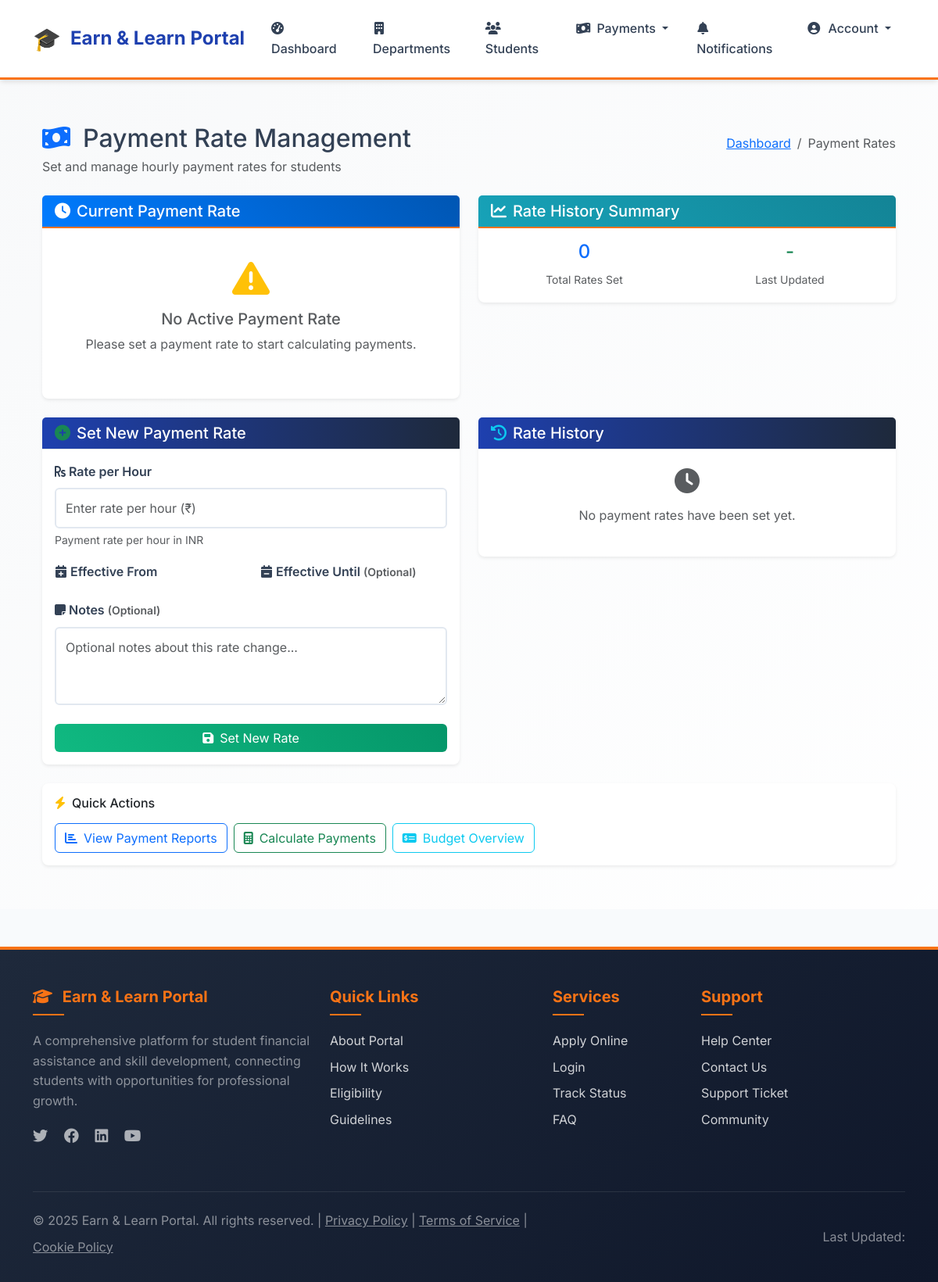
The page /scheme/payments/rates/ (signed in) on the database as committed earlier.
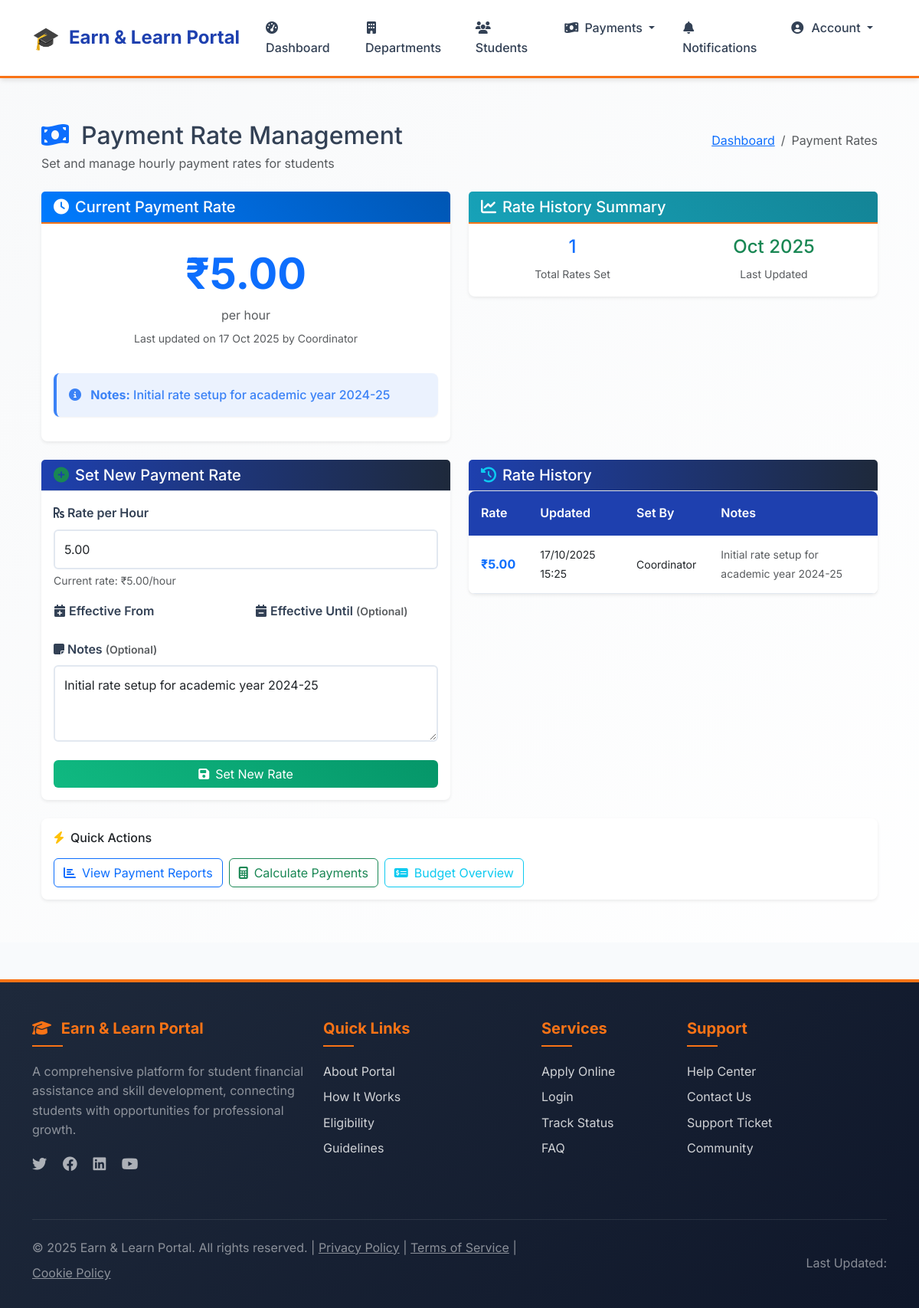
The same page on the database as committed later.
### scheme/models.py (models this page shows, shortened)
class PaymentRate(models.Model):
    rate_per_hour = models.DecimalField(
        max_digits=8,
        decimal_places=2,
        validators=[MinValueValidator(Decimal('0.01'))],
        help_text="Payment rate per hour in INR"
    )
    set_by = models.ForeignKey(
        settings.AUTH_USER_MODEL,
        on_delete=models.SET_NULL,
        null=True,
        limit_choices_to={'role': 'el_coordinator'},
        related_name='payment_rates_set'
    )
    created_at = models.DateTimeField(auto_now_add=True)
    updated_at = models.DateTimeField(auto_now=True)
    notes = models.TextField(blank=True, null=True, help_text="Optional notes about this rate change")
    class Meta:
        ordering = ['-updated_at']
        verbose_name = "Payment Rate"
        verbose_name_plural = "Payment Rate"
    @classmethod
    def get_current_rate(cls):
        try:
            return cls.objects.first()
        except cls.DoesNotExist:
            return None

### users/models.py (models this page shows, shortened)
class User(AbstractUser):
    ROLE_CHOICES = [
        ('student', 'Student'),
        ('department_encharge', 'Department Encharge'),
        ('el_coordinator', 'E & L Coordinator'),
        ('admin', 'Admin'),
    ]
    role = models.CharField(max_length=20, choices=ROLE_CHOICES, default='student')
    is_registered = models.BooleanField(default=False)
    groups = models.ManyToManyField(Group, related_name="custom_user_groups", blank=True)
    user_permissions = models.ManyToManyField(Permission, related_name="custom_user_permissions", blank=True)
    def get_full_name(self):
        if self.role == 'student':
            scheme_app = self.get_scheme_application()
            if scheme_app:
                middle_name = f" {scheme_app.middle_name}" if scheme_app.middle_name else ""
                return f"{scheme_app.first_name}{middle_name} {scheme_app.last_name}".strip()
        return super().get_full_name() or self.username

### users/decorators.py (the view)
        def wrapper(request, *args, **kwargs):
            if request.user.is_authenticated and hasattr(request.user, 'role'):
                if isinstance(required_role, list):
                    if request.user.role in required_role:
                        return view_func(request, *args, **kwargs)
                else:
                    if request.user.role == required_role:
                        return view_func(request, *args, **kwargs)
                return HttpResponseForbidden("You are not authorized to access this page.")
            return HttpResponseForbidden("You are not authorized to access this page.")

### scheme/forms.py
class PaymentRateForm(forms.ModelForm):
    class Meta:
        model = PaymentRate
        fields = ['rate_per_hour', 'notes']
        widgets = {
            'rate_per_hour': forms.NumberInput(attrs={
                'class': 'form-control',
                'step': '0.01',
                'min': '0.01',
                'placeholder': 'Enter rate per hour (₹)'
            }),
            'notes': forms.Textarea(attrs={
                'class': 'form-control',
                'rows': 3,
                'placeholder': 'Optional notes about this rate change...'
            })
        }
    def __init__(self, *args, **kwargs):
        super().__init__(*args, **kwargs)
        if self.instance and self.instance.pk:
            self.fields['rate_per_hour'].help_text = f"Current rate: ₹{self.instance.rate_per_hour}/hour"
        self.fields['rate_per_hour'].required = True
        self.fields['notes'].required = False

### notifications/context_processors.py (called while the page is built)
def unread_notifications_count(request):
    if request.user.is_authenticated:
        count = Notification.objects.filter(user=request.user, is_read=False).count()
    else:
        count = 0
    return {'unread_notifications_count': count}

### templates/scheme/payment_rate_management.html (shortened to what the changed rows need)
{% extends "base.html" %}
{% load static %}
{% block content %}
<div class="container-fluid py-4">
    <div class="row">
        <div class="col-12">
            <div class="page-header mb-4">
                <div class="d-flex justify-content-between align-items-center">
                    <div>
                        <h2 class="page-title mb-1">
                            <i class="fas fa-money-bill-wave text-primary me-3"></i>Payment Rate Management
                        </h2>
                    </div>
                </div>
            </div>
        </div>
    </div>
    <div class="row mb-4">
        <div class="col-md-6">
            <div class="card border-0 shadow-sm">
                <div class="card-body">
                    {% if current_rate %}
                        <div class="text-center py-3">
                            <h1 class="display-4 text-primary mb-2">₹{{ current_rate.rate_per_hour }}</h1>
                            <p class="text-muted mb-1">per hour</p>
                            <small class="text-muted">
                                Last updated on {{ current_rate.updated_at|date:"d M Y" }}
                                by {{ current_rate.set_by.get_full_name|default:current_rate.set_by.username }}
                            </small>
                        </div>
                        {% if current_rate.notes %}
                            <div class="alert alert-info mt-3">
                                <i class="fas fa-info-circle me-2"></i>
                                <strong>Notes:</strong> {{ current_rate.notes }}
                            </div>
                        {% endif %}
                    {% else %}
                        <div class="text-center py-4">
                            <i class="fas fa-exclamation-triangle fa-3x text-warning mb-3"></i>
                            <h5 class="text-muted">No Active Payment Rate</h5>
                            <p class="text-muted">Please set a payment rate to start calculating payments.</p>
                        </div>
                    {% endif %}
                </div>
            </div>
        </div>
        <div class="col-md-6">
            <div class="card border-0 shadow-sm">
                <div class="card-body">
                    <div class="row text-center">
                        <div class="col-6">
                            <h4 class="text-primary">{{ rate_history.count }}</h4>
                            <small class="text-muted">Total Rates Set</small>
                        </div>
                        <div class="col-6">
                            <h4 class="text-success">
                                {% if rate_history %}
                                    {{ rate_history.first.updated_at|date:"M Y" }}
                                {% else %}
                                    -
                                {% endif %}
                            </h4>
                            <small class="text-muted">Last Updated</small>
                        </div>
                    </div>
                </div>
            </div>
        </div>
    </div>
    <div class="row">
        <div class="col-md-6">
            <div class="card border-0 shadow-sm">
                <div class="card-body">
                    <form method="post" class="needs-validation" novalidate>
                        <div class="mb-3">
                            <label class="form-label fw-semibold">
                                <i class="fas fa-rupee-sign me-1"></i>Rate per Hour
                            </label>
                            {{ form.rate_per_hour }}
                            {% if form.rate_per_hour.help_text %}
                                <div class="form-text">{{ form.rate_per_hour.help_text }}</div>
                            {% endif %}
                        </div>
                        <div class="mb-4">
                            <label class="form-label fw-semibold">
                                <i class="fas fa-sticky-note me-1"></i>Notes <small class="text-muted">(Optional)</small>
                            </label>
                            {{ form.notes }}
                        </div>
                    </form>
                </div>
            </div>
        </div>
        <div class="col-md-6">
            <div class="card border-0 shadow-sm">
                <div class="card-body p-0">
                    {% if rate_history %}
                        <div class="table-responsive">
                            <table class="table table-hover mb-0">
                                <thead class="table-light">
                                    <tr>
                                        <th class="ps-3">Rate</th>
                                        <th>Updated</th>
                                        <th>Set By</th>
                                        <th>Notes</th>
                                    </tr>
                                </thead>
                                <tbody>
                                    {% for rate in rate_history %}
                                        <tr>
                                            <td class="ps-3">
                                                <strong class="text-primary">₹{{ rate.rate_per_hour }}</strong>
                                            </td>
                                            <td>
                                                <small>
                                                    {{ rate.updated_at|date:"d/m/Y H:i" }}
                                                </small>
                                            </td>
                                            <td>
                                                <small>{{ rate.set_by.get_full_name|default:rate.set_by.username }}</small>
                                            </td>
                                            <td>
                                                {% if rate.notes %}
                                                    <small class="text-muted">{{ rate.notes|truncatechars:50 }}</small>
                                                {% else %}
                                                    <small class="text-muted">-</small>
                                                {% endif %}
                                            </td>
                                        </tr>
                                    {% endfor %}
                                </tbody>
                            </table>
                        </div>
                    {% else %}
                        <div class="text-center py-4">
                            <i class="fas fa-clock fa-2x text-muted mb-3"></i>
                            <p class="text-muted">No payment rates have been set yet.</p>
                        </div>
                    {% endif %}
                </div>
            </div>
        </div>
    </div>
</div>
{% endblock %}

Rows that differ between the two databases and show on the page:
added PaymentRate: rate_per_hour "5.00", updated_at "17 Oct 2025", set_by.get_full_name "Coordinator", notes "Initial rate setup for academic year 2024-25", first.updated_at "Oct 2025", updated_at "17/10/2025 15:25"
Other text that changed with them:
{{ rate_history.count }}: "0" → "1"
text no longer shown: "Payment rate per hour in INR No Active Payment Rate Please set a payment rate to start calculating payments. - No payment rates have been set yet."
text now shown: "₹ per hour Last updated on by Notes: Current rate: ₹5.00/hour Rate Updated Set By Notes"
